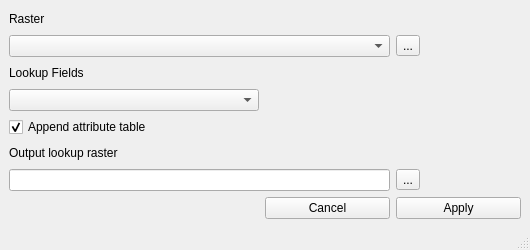
<?xml version="1.0" encoding="UTF-8"?>
<ui version="4.0">
 <class>LookupRaster</class>
 <widget class="QMainWindow" name="LookupRaster">
  <property name="geometry">
   <rect>
    <x>0</x>
    <y>0</y>
    <width>530</width>
    <height>250</height>
   </rect>
  </property>
  <property name="windowTitle">
   <string>Lookup</string>
  </property>
  <widget class="QWidget" name="centralwidget">
   <layout class="QVBoxLayout" name="verticalLayout">
    <item>
     <layout class="QGridLayout" name="mainGridLayout" rowstretch="0,0,0,0,0,0,0,0" columnstretch="2,1,1">
      <item row="0" column="0">
       <widget class="QLabel" name="rasterLabel">
        <property name="text">
         <string>Raster</string>
        </property>
       </widget>
      </item>
      <item row="1" column="2">
       <widget class="QToolButton" name="rasterToolButton">
        <property name="text">
         <string>...</string>
        </property>
       </widget>
      </item>
      <item row="1" column="0" colspan="2">
       <widget class="QComboBox" name="rasterComboBox"/>
      </item>
      <item row="2" column="0">
       <widget class="QLabel" name="lookupFieldLabel">
        <property name="text">
         <string>Lookup Fields</string>
        </property>
       </widget>
      </item>
      <item row="3" column="0">
       <widget class="QComboBox" name="lookupFieldComboBox"/>
      </item>
      <item row="2" column="2">
       <spacer name="horizontalSpacer">
        <property name="orientation">
         <enum>Qt::Horizontal</enum>
        </property>
        <property name="sizeHint" stdset="0">
         <size>
          <width>40</width>
          <height>20</height>
         </size>
        </property>
       </spacer>
      </item>
      <item row="4" column="0">
       <widget class="QCheckBox" name="ratCheckBox">
        <property name="text">
         <string>Append attribute table</string>
        </property>
        <property name="checked">
         <bool>true</bool>
        </property>
       </widget>
      </item>
      <item row="5" column="0">
       <widget class="QLabel" name="outRasterLabel">
        <property name="text">
         <string>Output lookup raster</string>
        </property>
       </widget>
      </item>
      <item row="6" column="2">
       <widget class="QToolButton" name="outRasterToolButton">
        <property name="text">
         <string>...</string>
        </property>
       </widget>
      </item>
      <item row="6" column="0" colspan="2">
       <widget class="QLineEdit" name="outRasterLineEdit"/>
      </item>
      <item row="7" column="2">
       <widget class="QPushButton" name="applyPushButton">
        <property name="text">
         <string>Apply</string>
        </property>
       </widget>
      </item>
      <item row="7" column="1">
       <widget class="QPushButton" name="cancelPushButton">
        <property name="text">
         <string>Cancel</string>
        </property>
       </widget>
      </item>
     </layout>
    </item>
   </layout>
  </widget>
  <widget class="QMenuBar" name="menubar">
   <property name="geometry">
    <rect>
     <x>0</x>
     <y>0</y>
     <width>530</width>
     <height>22</height>
    </rect>
   </property>
  </widget>
  <widget class="QStatusBar" name="statusbar"/>
 </widget>
 <tabstops>
  <tabstop>rasterComboBox</tabstop>
  <tabstop>rasterToolButton</tabstop>
  <tabstop>lookupFieldComboBox</tabstop>
  <tabstop>ratCheckBox</tabstop>
  <tabstop>outRasterLineEdit</tabstop>
  <tabstop>outRasterToolButton</tabstop>
  <tabstop>cancelPushButton</tabstop>
  <tabstop>applyPushButton</tabstop>
 </tabstops>
 <resources/>
 <connections/>
</ui>
